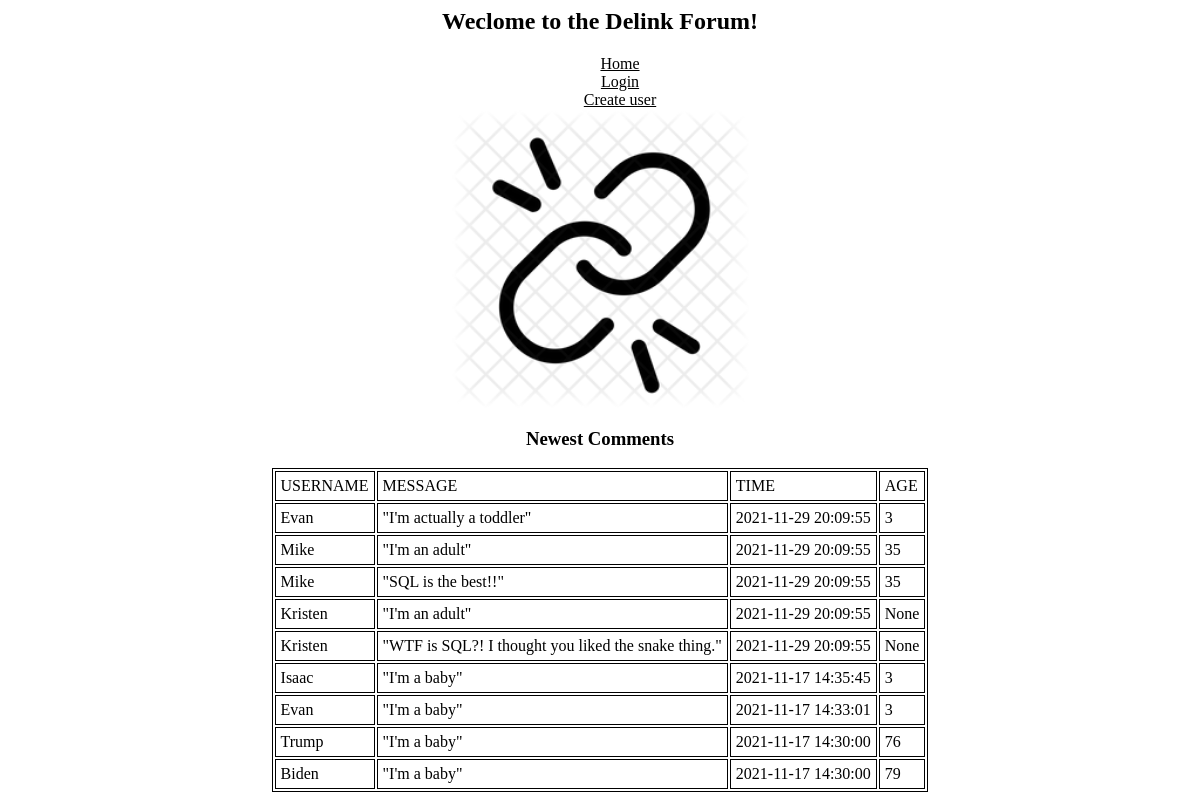
Before: / with the older database file.
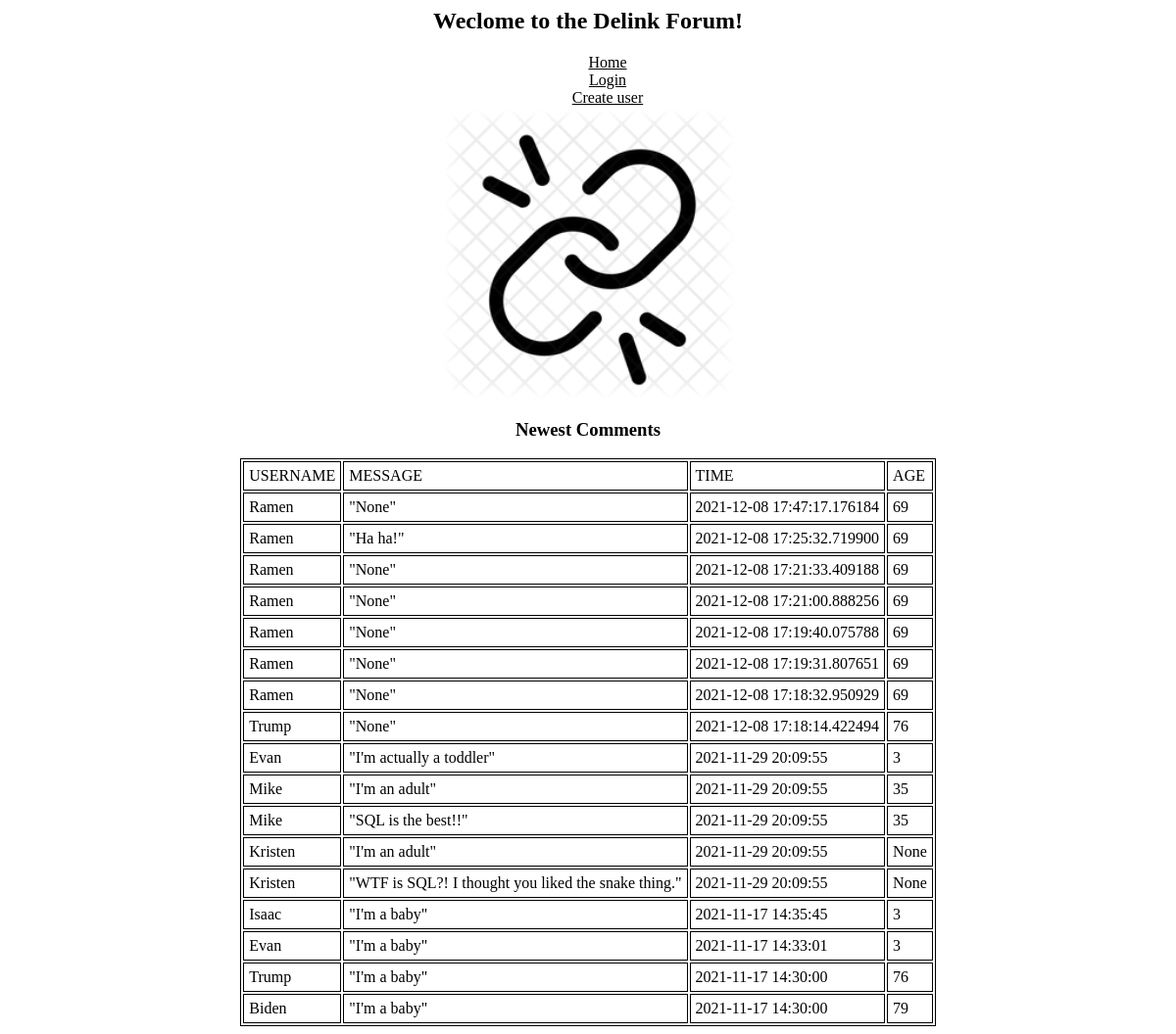
After: the same page with the newer database file.
### tables this page shows
CREATE TABLE users (
    id INTEGER PRIMARY KEY,
    username TEXT NOT NULL UNIQUE,
    password TEXT NOT NULL,
    age INTEGER
);

CREATE TABLE messages (
    id integer primary key,
    sender_id integer not null,
    message text not null,
    created_at timestamp not null default current_timestamp
    );

### final/final.py (the view)
@app.route('/')
def root():
    print_debug_info()
    messages = []
    con = sqlite3.connect(args.db_file)
    cur = con.cursor()
    cur.execute('''SELECT * FROM messages ORDER BY created_at DESC''')
    for row in cur.fetchall():
        cur.execute('''SELECT * FROM users where id =''' + str(row[1]))
        for row2 in cur.fetchall():
            message_dic = {
            'Username' : row2[1],
            'Message' : row[2],
            'Time' : row[3],
            'Age' : row2[3]
            }
            messages.append(message_dic)
    username = request.cookies.get('username')
    password = request.cookies.get('password')
    is_logged_in = is_valid_login(con, username, password)
    return render_template('root.html', messages = messages, is_logged_in=is_logged_in)

### final/final.py (called while the page is built)
def print_debug_info():
    print("request.args.get('username')=",request.args.get('username'))
    print("request.args.get('password')=",request.args.get('password'))
    print("request.form.get('username')=",request.form.get('username'))
    print("request.form.get('password')=",request.form.get('password'))
    print("request.cookies.get('username')=",request.cookies.get('username'))
    print("request.cookies.get('password')=",request.cookies.get('password'))

def is_valid_login(con, username, password):
    sql = """
    SELECT username,password
    FROM users
    WHERE username=? --- Question mark means that we dont know what it is, but will come later
      AND password=?;
    """
    print('is_valid_login: sql=',sql)
    cur = con.cursor()
    cur.execute(sql, [username,password]) #the bracket is parameter
    rows = cur.fetchall()
    if len(list(rows))==0:
        return False
    else:
        return True

### final/templates/root.html (shortened to what this page needs)
<head>
    <link rel="stylesheet" href="/static/database.css">
</head>
<body>
    {% extends 'base.html' %}
{% block title %}
<div class="center">
    <p><strong><h2>Weclome to the Delink Forum!</h2></strong></p>
{% endblock %}
{% block content %}
    <img src="/static/delink.png" width=300px length=600px alt= "Your image did not load :("/>
    <p><h3><b>Newest Comments</b></h3></p>
</div>
    <table id="center_table" border=1 cellpadding=5>
        <td>USERNAME</td><td>MESSAGE</td><td>TIME</td><td>AGE</td>
        {% for message in messages %}
        <tr>
            <td>{{message['Username']}}</td><td>"{{message['Message']}}"</td><td>{{message['Time']}}</td><td>{{message['Age']}}</td>
        </tr>
        {% endfor %}
    </table>
{% endblock %}

### final/templates/base.html (shortened to what this page needs)
<html>
    <head>
        <link rel="stylesheet" href="/static/database.css">
    </head>
    <body>
        {% block title %}
        {% endblock %}
        <div class="center">
            <ul>
                <li><a href='/'>Home</a></li>
                {% if is_logged_in %}
                <li><a href='/logout'>Logout</a></li>
                <li><a href='/create_message'>Create message</a></li>
                {% else %}
                <li><a href='/login'>Login</a></li>
                <li><a href='/create_user'>Create user</a></li>
                {% endif %}
            </ul>
        </div>
        {% block content %}
        {% endblock %}
    </body>
</html>

### final/static/database.css (style rules this page uses)
ul { list-style-type: none; margin: 0; }
table, th, td { border: 1.0px solid black; }
a { color: black; }
.center { text-align:center; }
#center_table { margin-left: auto; margin-right: auto; }

Changed rows visible on the page:
now on this page (row unchanged): users: Username "Ramen" "Ramen" "Ramen" "Ramen" "Ramen" "Ramen" "Ramen"
added messages: Message "None", Time "2021-12-08 17:47:17.176184"
added messages: Message "Ha ha!", Time "2021-12-08 17:25:32.719900"
added messages: Message "None", Time "2021-12-08 17:21:33.409188"
added messages: Message "None", Time "2021-12-08 17:21:00.888256"
added messages: Message "None", Time "2021-12-08 17:19:40.075788"
added messages: Message "None", Time "2021-12-08 17:19:31.807651"
added messages: Message "None", Time "2021-12-08 17:18:32.950929"
added messages: Message "None", Time "2021-12-08 17:18:14.422494"
Other visible differences:
new list line: "\" \" 69"
new list line: "Trump"
new list line: "\" \" 76"
